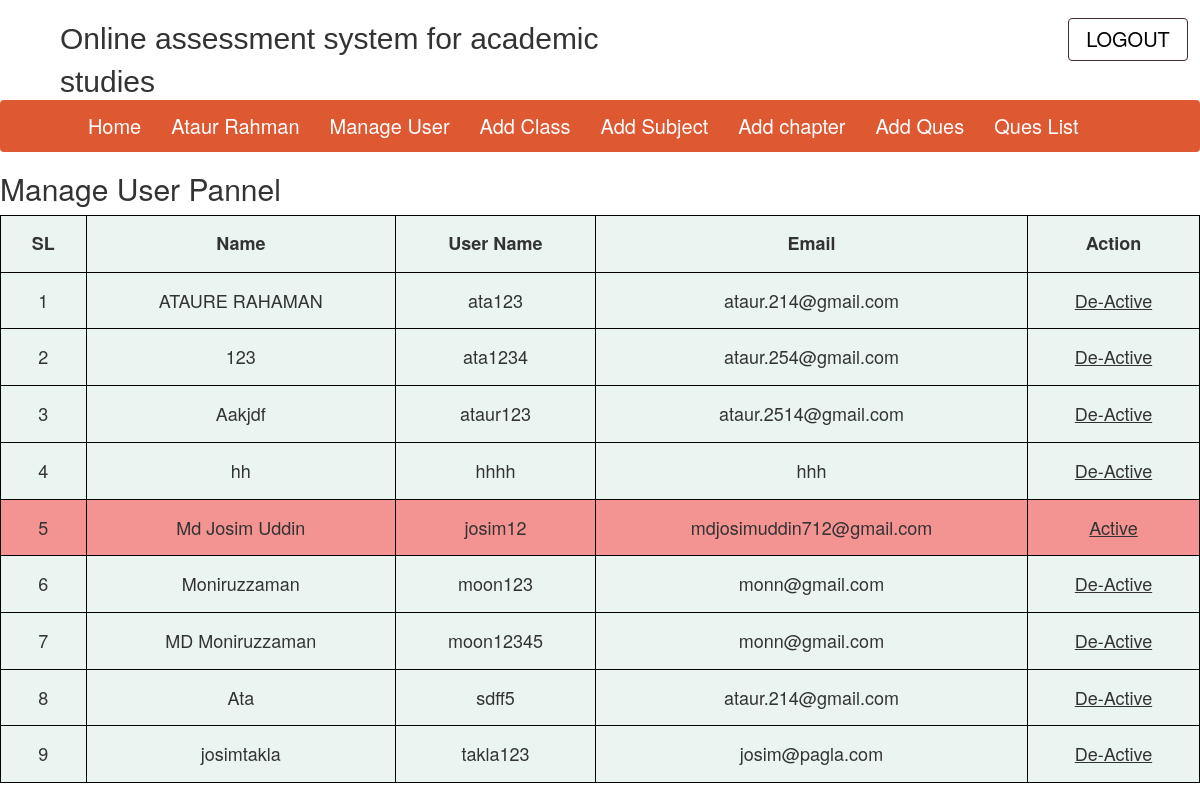
The app's page /admin/manage_user.php (signed in) with its own data.
### tables this page shows
CREATE TABLE `student_info` (
  `student_name` varchar(20) NOT NULL,
  `user_id` varchar(20) NOT NULL,
  `password` varchar(20) NOT NULL,
  `email` varchar(30) NOT NULL,
  `phone` varchar(15) NOT NULL,
  `ins_name` varchar(255) NOT NULL,
  `class_name` varchar(255) NOT NULL,
  `status` int(100) NOT NULL DEFAULT '1'
);

### admin/manage_user.php (the view, shortened to what this page needs)
<?php include '../connection.php';
include 'admin_header.php';
?>
<div class="manage_user_body">
	<form>
		<div class="user_container">
		<h2>Manage User Pannel</h2>
		<table>
		  <tr>
		  	<th><b>SL</b></th>
		    <th><b>Name</b></th>
		    <th><b>User Name</b></th>
		    <th><b>Email</b></th>
		    <th><b>Action</b></th>
		  </tr>
		  <?php
		  $sql=mysqli_query($conn, "SELECT student_name,user_id,email FROM student_info");
		  $no=1;
		  			while ($row = mysqli_fetch_array($sql))
		  			{
		  				$u_id=$row['user_id'];
					    	$sql_check=mysqli_query($conn, "SELECT status FROM student_info WHERE user_id='$u_id'");
					    	$row_check=mysqli_fetch_array($sql_check);
					    	if ($row_check['status']==1) {
					    ?>
					   <tr>
					   	<form action="user_deactive_sql.php" method="post">
					  	<td> <?php echo $no++ ?></td>
					  	<td><?Php echo $row['student_name']; ?></td>
					    <td><?Php echo $row['user_id']; ?></td>
					    <td><?Php echo $row['email']; ?></td>
					    <td>
					    	<button name="deactive_btn" class="activ_deactiv_btn" onclick="confirm('Are you Sure??')">De-Active</button>
					    </td>
					    </form>
					  </tr>
					   <?php
							}
							else{ ?>
					   <tr style="background-color: rgba(255,0,0,0.4);">
					   	<form action="user_deactive_sql.php" method="post">
					  	<td> <?php echo $no++ ?></td>
					  	<td><?Php echo $row['student_name']; ?></td>
					    <td><?Php echo $row['user_id']; ?></td>
					    <td><?Php echo $row['email']; ?></td>
					    <td>
					    	<button name="active_btn" class="activ_deactiv_btn">Active</button>
					    </td>
					    </form>
					  </tr>
						<?php	}
		  		}
		  ?>
		</table>
		</div>
	</form>
</div>

### admin/admin.css (style rules this page uses)
* { margin: 0; padding: 0; }
body { font-size: 1em; line-height: 1.4; font-family: Arial,Helvetica,Sans-serif; color: #595959; }

### admin/manage_user.php (style rules this page uses)
table, td, th { border: 1px solid black; text-align: left; }
table { border-collapse: collapse; width: 100%; font-size: 18px; background-color: #eaf5f2; }
th { text-align: center; }
td { text-align: center; }
th, td { padding: 15px; }
.activ_deactiv_btn { border: none; background-color: transparent; text-decoration: underline; }

### records on screen
student_info: student_name "ATAURE RAHAMAN", user_id "ata123", email "ataur.214@gmail.com"
student_info: student_name "123", user_id "ata1234", email "ataur.254@gmail.com"
student_info: student_name "Aakjdf", user_id "ataur123", email "ataur.2514@gmail.com"
student_info: student_name "hh", user_id "hhhh", email "hhh"
student_info: student_name "Md Josim Uddin", user_id "josim12", email "mdjosimuddin712@gmail.com"
student_info: student_name "Moniruzzaman", user_id "moon123", email "monn@gmail.com"
student_info: student_name "MD Moniruzzaman", user_id "moon12345", email "monn@gmail.com"
student_info: student_name "Ata", user_id "sdff5", email "ataur.214@gmail.com"
student_info: student_name "josimtakla", user_id "takla123", email "josim@pagla.com"

### other values on screen
$_SESSION["admin_name"] "Ataur Rahman"
